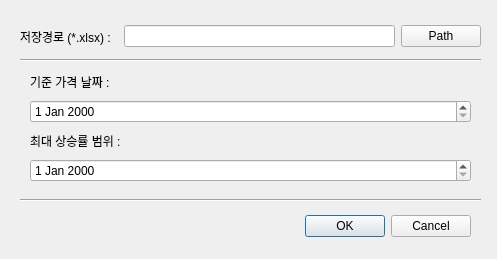
<?xml version="1.0" encoding="UTF-8"?>
<ui version="4.0">
 <class>Dialog</class>
 <widget class="QDialog" name="Dialog">
  <property name="enabled">
   <bool>true</bool>
  </property>
  <property name="geometry">
   <rect>
    <x>0</x>
    <y>0</y>
    <width>497</width>
    <height>259</height>
   </rect>
  </property>
  <property name="windowTitle">
   <string>코인개코 250위 가격</string>
  </property>
  <widget class="QDialogButtonBox" name="buttonBox">
   <property name="geometry">
    <rect>
     <x>220</x>
     <y>210</y>
     <width>251</width>
     <height>32</height>
    </rect>
   </property>
   <property name="orientation">
    <enum>Qt::Horizontal</enum>
   </property>
   <property name="standardButtons">
    <set>QDialogButtonBox::Cancel|QDialogButtonBox::Ok</set>
   </property>
  </widget>
  <widget class="Line" name="line">
   <property name="geometry">
    <rect>
     <x>20</x>
     <y>50</y>
     <width>461</width>
     <height>20</height>
    </rect>
   </property>
   <property name="orientation">
    <enum>Qt::Horizontal</enum>
   </property>
  </widget>
  <widget class="Line" name="line_2">
   <property name="geometry">
    <rect>
     <x>20</x>
     <y>190</y>
     <width>461</width>
     <height>20</height>
    </rect>
   </property>
   <property name="orientation">
    <enum>Qt::Horizontal</enum>
   </property>
  </widget>
  <widget class="QWidget" name="">
   <property name="geometry">
    <rect>
     <x>30</x>
     <y>70</y>
     <width>441</width>
     <height>112</height>
    </rect>
   </property>
   <layout class="QVBoxLayout" name="verticalLayout">
    <item>
     <widget class="QLabel" name="label_2">
      <property name="text">
       <string>기준 가격 날짜 :</string>
      </property>
     </widget>
    </item>
    <item>
     <widget class="QDateEdit" name="dateEdit"/>
    </item>
    <item>
     <widget class="QLabel" name="label">
      <property name="text">
       <string>최대 상승률 범위 :</string>
      </property>
     </widget>
    </item>
    <item>
     <widget class="QDateEdit" name="dateEdit_2"/>
    </item>
   </layout>
  </widget>
  <widget class="QWidget" name="">
   <property name="geometry">
    <rect>
     <x>20</x>
     <y>20</y>
     <width>461</width>
     <height>33</height>
    </rect>
   </property>
   <layout class="QHBoxLayout" name="horizontalLayout">
    <item>
     <widget class="QLabel" name="label_3">
      <property name="text">
       <string>저장경로 (*.xlsx) :  </string>
      </property>
     </widget>
    </item>
    <item>
     <widget class="QLineEdit" name="lineEdit"/>
    </item>
    <item>
     <widget class="QPushButton" name="pushButton">
      <property name="text">
       <string>Path</string>
      </property>
     </widget>
    </item>
   </layout>
  </widget>
 </widget>
 <resources/>
 <connections>
  <connection>
   <sender>buttonBox</sender>
   <signal>accepted()</signal>
   <receiver>Dialog</receiver>
   <slot>accept()</slot>
   <hints>
    <hint type="sourcelabel">
     <x>248</x>
     <y>254</y>
    </hint>
    <hint type="destinationlabel">
     <x>157</x>
     <y>274</y>
    </hint>
   </hints>
  </connection>
  <connection>
   <sender>buttonBox</sender>
   <signal>rejected()</signal>
   <receiver>Dialog</receiver>
   <slot>reject()</slot>
   <hints>
    <hint type="sourcelabel">
     <x>316</x>
     <y>260</y>
    </hint>
    <hint type="destinationlabel">
     <x>286</x>
     <y>274</y>
    </hint>
   </hints>
  </connection>
 </connections>
</ui>
